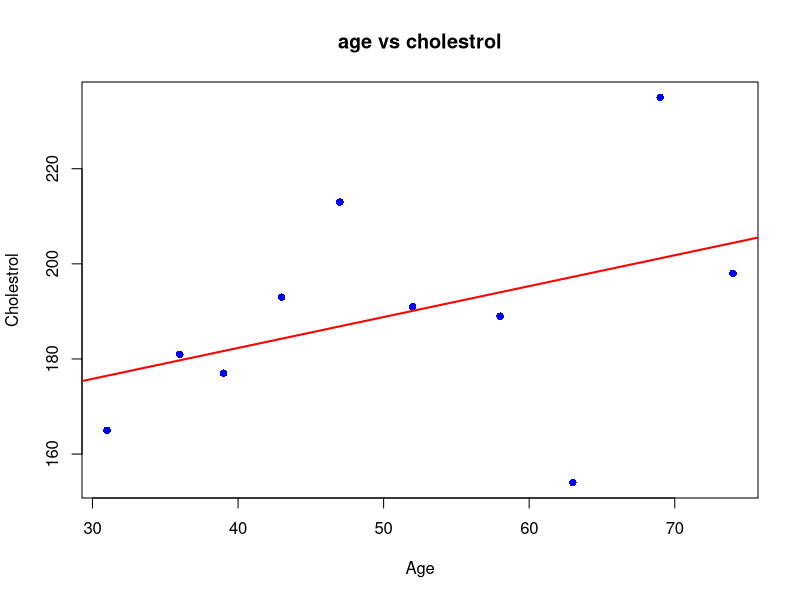

The R script that drew this image:
age = c(58, 69, 43, 39, 63, 52, 47, 31, 74, 36)
cholestrol = c(189, 235, 193, 177, 154, 191, 213, 165, 198, 181)

plot(age, cholestrol, main = "age vs cholestrol", xlab = "Age", ylab = "Cholestrol", pch = 16, col = "blue")

model = lm(cholestrol ~ age)

abline(model, col = "red", lw = 2)

summary(model)

predict(model, newdata = data.frame(age = 60))